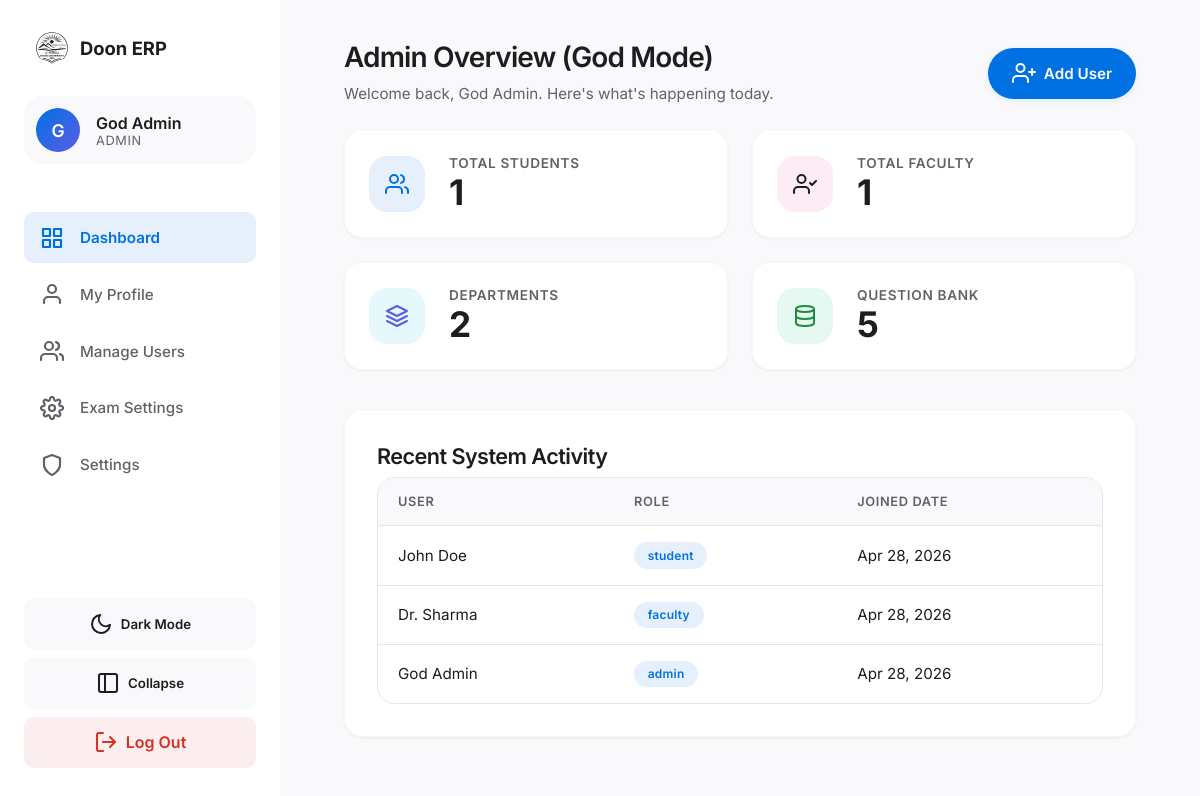
Page /admin_dashboard.php (signed in) on the committed database.
### tables this page shows
CREATE TABLE IF NOT EXISTS users (
    id INT AUTO_INCREMENT PRIMARY KEY,
    name VARCHAR(100) NOT NULL,
    email VARCHAR(100) UNIQUE NOT NULL,
    phone VARCHAR(20) UNIQUE DEFAULT NULL,
    password VARCHAR(255) NOT NULL,
    role ENUM('student', 'faculty', 'department', 'admin') NOT NULL,
    profile_image VARCHAR(255) DEFAULT NULL,
    signature_image VARCHAR(255) DEFAULT NULL,
    metadata JSON DEFAULT NULL,
    created_at TIMESTAMP DEFAULT CURRENT_TIMESTAMP,
    updated_at TIMESTAMP DEFAULT CURRENT_TIMESTAMP ON UPDATE CURRENT_TIMESTAMP,
    INDEX idx_email (email),
    INDEX idx_phone (phone),
    INDEX idx_role (role)
);

### admin_dashboard.php (the view, shortened to what this page needs)
<?php
require_once 'includes/db.php';
require_once 'includes/header.php';
$stats = [
    'students' => $pdo->query("SELECT COUNT(*) FROM students")->fetchColumn(),
    'faculty' => $pdo->query("SELECT COUNT(*) FROM faculties")->fetchColumn(),
    'departments' => $pdo->query("SELECT COUNT(*) FROM departments")->fetchColumn(),
    'questions' => $pdo->query("SELECT COUNT(*) FROM question_pool")->fetchColumn()
];
?>
<div class="flex-between mb-3">
    <div>
        <h2>Admin Overview (God Mode)</h2>
        <p>Welcome back, <?= htmlspecialchars($_SESSION['user_name']) ?>. Here's what's happening today.</p>
    </div>
    <a href="manage_users.php" class="btn btn-primary"><i data-feather="user-plus"></i> Add User</a>
</div>
<div class="dashboard-grid">
    <div class="glass-panel stat-card">
        <div class="stat-icon"><i data-feather="users"></i></div>
        <div class="stat-info">
            <h4>Total Students</h4>
            <h2><?= $stats['students'] ?></h2>
        </div>
    </div>
    <div class="glass-panel stat-card">
        <div class="stat-icon" style="color: var(--secondary); background: rgba(236, 72, 153, 0.1);"><i data-feather="user-check"></i></div>
        <div class="stat-info">
            <h4>Total Faculty</h4>
            <h2><?= $stats['faculty'] ?></h2>
        </div>
    </div>
    <div class="glass-panel stat-card">
        <div class="stat-icon" style="color: var(--accent); background: rgba(6, 182, 212, 0.1);"><i data-feather="layers"></i></div>
        <div class="stat-info">
            <h4>Departments</h4>
            <h2><?= $stats['departments'] ?></h2>
        </div>
    </div>
    <div class="glass-panel stat-card">
        <div class="stat-icon" style="color: var(--success); background: rgba(16, 185, 129, 0.1);"><i data-feather="database"></i></div>
        <div class="stat-info">
            <h4>Question Bank</h4>
            <h2><?= $stats['questions'] ?></h2>
        </div>
    </div>
</div>
<div class="glass-panel">
    <h3>Recent System Activity</h3>
    <div class="table-container">
        <table>
            <thead>
                <tr>
                    <th>User</th>
                    <th>Role</th>
                    <th>Joined Date</th>
                </tr>
            </thead>
            <tbody>
                <?php
                $recent_users = $pdo->query("SELECT name, role, created_at FROM users ORDER BY id DESC LIMIT 5")->fetchAll();
                foreach ($recent_users as $user):
                ?>
                <tr>
                    <td><?= htmlspecialchars($user['name']) ?></td>
                    <td><span class="badge badge-primary"><?= htmlspecialchars($user['role']) ?></span></td>
                    <td><?= date('M d, Y', strtotime($user['created_at'])) ?></td>
                </tr>
                <?php endforeach; ?>
            </tbody>
        </table>
    </div>
</div>
<?php require_once 'includes/footer.php'; ?>

### css/style.css (style rules this page uses)
:root { --bg-main: #f9f9fb; --bg-surface: #ffffff; --text-primary: #1d1d1f; --text-secondary: #5f6368; --border-color: #e5e5ea; --primary: #0071e3; --primary-hover: #0077ED; --primary-light: rgba(0, 113, 227, 0.1); --danger: #d93025; --success: #1e8e3e; --accent: #5e5ce6; --shadow-sm: 0 1px 3px rgba(0, 0, 0, 0.04), 0 1px 2px rgba(0, 0, 0, 0.02); --shadow-md: 0 4px 12px rgba(0, 0, 0, 0.05), 0 1px 3px rgba(0, 0, 0, 0.03); --shadow-lg: 0 12px 32px rgba(0, 0, 0, 0.08), 0 2px 6px rgba(0, 0, 0, 0.04); --radius-sm: 10px; --radius-md: 18px; --radius-lg: 24px; --input-bg: #f1f3f4; --input-bg-hover: #e8eaed; --sidebar-width: 280px; --sidebar-collapsed-width: 80px; --transition: 0.3s cubic-bezier(0.2, 0.8, 0.2, 1); }
* { margin: 0; padding: 0; box-sizing: border-box; font-family: 'Inter', -apple-system, BlinkMacSystemFont, 'Segoe UI', Roboto, sans-serif; -webkit-font-smoothing: antialiased; -moz-osx-font-smoothing: grayscale; }
body { background: var(--bg-main); color: var(--text-primary); min-height: 100vh; display: flex; flex-direction: column; transition: background-color var(--transition), color var(--transition); }
.glass-panel, .surface-card { background: var(--bg-surface); border-radius: var(--radius-md); padding: 2rem; box-shadow: var(--shadow-sm); border: 1px solid rgba(0,0,0,0.03); transition: transform var(--transition), box-shadow var(--transition); }
h1, h2, h3, h4 { font-weight: 600; color: var(--text-primary); letter-spacing: -0.025em; margin-bottom: 0.5rem; }
h2 { font-size: 1.75rem; letter-spacing: -0.03em; }
h3 { font-size: 1.35rem; }
p { color: var(--text-secondary); line-height: 1.6; font-size: 0.95rem; }
.btn { display: inline-flex; align-items: center; justify-content: center; padding: 0.85rem 1.5rem; border-radius: 999px; font-weight: 600; font-size: 0.95rem; cursor: pointer; transition: all var(--transition); border: none; text-decoration: none; gap: 0.5rem; }
.btn-primary { background: var(--primary); color: #fff; box-shadow: 0 2px 6px var(--primary-light); }
.dashboard-grid { display: grid; grid-template-columns: repeat(auto-fit, minmax(260px, 1fr)); gap: 1.5rem; margin-bottom: 2.5rem; }
.stat-card { display: flex; align-items: center; gap: 1.5rem; padding: 1.5rem; }
.stat-icon { width: 56px; height: 56px; border-radius: var(--radius-md); display: flex; align-items: center; justify-content: center; font-size: 1.5rem; background: var(--primary-light); color: var(--primary); }
.stat-info h4 { margin: 0; font-size: 0.85rem; color: var(--text-secondary); font-weight: 600; text-transform: uppercase; letter-spacing: 0.05em; }
.stat-info h2 { margin: 0; font-size: 2.2rem; color: var(--text-primary); font-weight: 700; letter-spacing: -0.04em; }
.table-container { width: 100%; overflow-x: auto; background: var(--bg-surface); border-radius: var(--radius-md); border: 1px solid var(--border-color); }
table { width: 100%; border-collapse: collapse; }
th, td { padding: 1rem 1.25rem; text-align: left; border-bottom: 1px solid var(--border-color); }
th { background: var(--bg-main); color: var(--text-secondary); font-weight: 600; font-size: 0.8rem; text-transform: uppercase; letter-spacing: 0.05em; }
td { color: var(--text-primary); font-size: 0.95rem; }
tr:last-child td { border-bottom: none; }
.badge { padding: 0.35rem 0.85rem; border-radius: 999px; font-size: 0.75rem; font-weight: 600; display: inline-flex; align-items: center; letter-spacing: 0.02em; }
.badge-primary { background: var(--primary-light); color: var(--primary); }
.mb-3 { margin-bottom: 1.5rem; }
.flex-between { display: flex; justify-content: space-between; align-items: center; }

### rows in the picture
users: name "John Doe", role "student", created_at "Apr 28, 2026"
users: name "Dr. Sharma", role "faculty", created_at "Apr 28, 2026"
users: name "God Admin", role "admin", created_at "Apr 28, 2026"

### other values in the picture
substr($name, 0, 1) "G"
$name "God Admin"
$role "ADMIN"
$_SESSION['user_name'] "God Admin"
$stats['students'] "1"
$stats['faculty'] "1"
$stats['departments'] "2"
$stats['questions'] "5"
